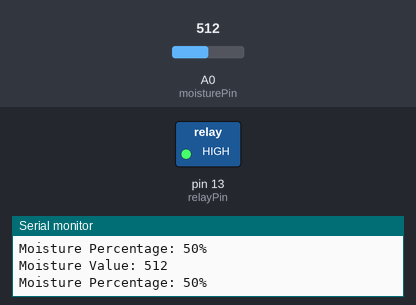
The sketch below on a simulated Arduino Uno, built with avr-gcc and run on an emulated ATmega328P. On the bench: switched loads named in the sketch (green lamp = pin HIGH), the last lines printed to the serial monitor. Inputs (shaded band) come from the test bench; at power-on: A0 (moisturePin) = 512.

Above: at 1.8 s.
1.9 s: A0 (moisturePin) set to 323
3.4 s: A0 (moisturePin) set to 291
At 4.6 s:
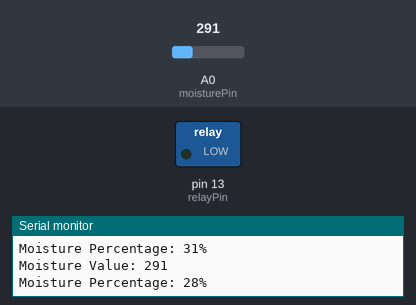
5.5 s: A0 (moisturePin) set to 511
At 7.2 s:
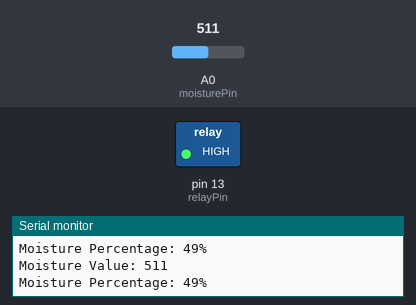
7.5 s: A0 (moisturePin) set to 306
At 8.9 s:
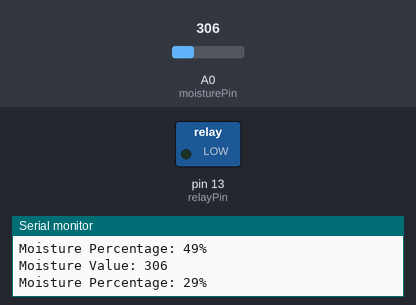
Timing chart, 0 to 10.5 s (numbered marks = the images above; inputs shaded):
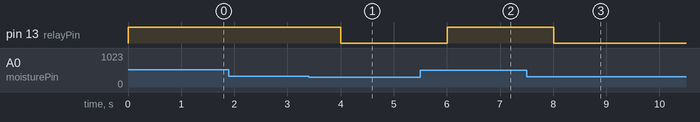

The sketch:

Relay_WaterMotor_ON_OFF_Soil_Moisture_Sensor.ino
```cpp
// Soil moisture sensor pin
const int moisturePin = A0;

// Relay pin
const int relayPin = 13;

// Threshold value to determine Relay on/off
const int thresholdPercentage = 30;

void setup() {
  // Set the Relay pin as an output
  pinMode(relayPin, OUTPUT);

  // Start the serial communication
  Serial.begin(9600);
}

void loop() {
  // Read the analog value from the soil moisture sensor
  int moistureValue = analogRead(moisturePin);

  // Print the moisture value to the serial monitor
  Serial.print("Moisture Value: ");
  Serial.println(moistureValue);

  // Convert the analog value to a percentage (0-100%)
  int moisturePercentage = map(moistureValue, 0, 1023, 0, 100);

  // Print the moisture percentage to the serial monitor
  Serial.print("Moisture Percentage: ");
  Serial.print(moisturePercentage);
  Serial.println("%");

  // Check if the moisture value is above the threshold
  if (moisturePercentage < thresholdPercentage) {
    digitalWrite(relayPin, LOW);  // Turn the Relay on
  } else {
    digitalWrite(relayPin, HIGH);   // Turn the Relay off
  }

  // Delay for a short interval before the next reading
  delay(1000);
}
```

Measured:
- the behaviour switches between 307 and 306 on A0 (moisturePin) (found by bisection; images 0 and 1)
- after the input at 3.4 s, pin 13 (relayPin): HIGH → LOW after 0.60 s
- after the input at 5.5 s, pin 13 (relayPin): LOW → HIGH after 0.51 s
- after the input at 7.5 s, pin 13 (relayPin): HIGH → LOW after 0.51 s
